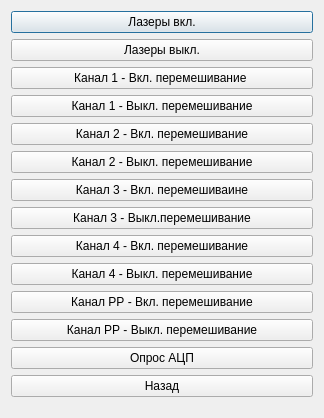
<?xml version="1.0" encoding="UTF-8"?>
<ui version="4.0">
 <class>TestKoAgr</class>
 <widget class="QDialog" name="TestKoAgr">
  <property name="geometry">
   <rect>
    <x>0</x>
    <y>0</y>
    <width>324</width>
    <height>418</height>
   </rect>
  </property>
  <property name="windowTitle">
   <string>Проверка анализатора</string>
  </property>
  <layout class="QVBoxLayout" name="verticalLayout">
   <item>
    <widget class="QPushButton" name="pushButton_onLaser">
     <property name="text">
      <string>Лазеры вкл.</string>
     </property>
    </widget>
   </item>
   <item>
    <widget class="QPushButton" name="pushButton_offLaser">
     <property name="text">
      <string>Лазеры выкл.</string>
     </property>
    </widget>
   </item>
   <item>
    <widget class="QPushButton" name="pushButton_onMix1">
     <property name="text">
      <string>Канал 1 - Вкл. перемешивание </string>
     </property>
    </widget>
   </item>
   <item>
    <widget class="QPushButton" name="pushButton_offMix1">
     <property name="text">
      <string>Канал 1 - Выкл. перемешивание</string>
     </property>
    </widget>
   </item>
   <item>
    <widget class="QPushButton" name="pushButton_onMix2">
     <property name="text">
      <string>Канал 2 - Вкл. перемешивание</string>
     </property>
    </widget>
   </item>
   <item>
    <widget class="QPushButton" name="pushButton_offMix2">
     <property name="text">
      <string>Канал 2 - Выкл. перемешивание</string>
     </property>
    </widget>
   </item>
   <item>
    <widget class="QPushButton" name="pushButton_onMix3">
     <property name="text">
      <string>Канал 3 - Вкл. перемешиваине</string>
     </property>
    </widget>
   </item>
   <item>
    <widget class="QPushButton" name="pushButton_offMix3">
     <property name="text">
      <string>Канал 3 - Выкл.перемешивание</string>
     </property>
    </widget>
   </item>
   <item>
    <widget class="QPushButton" name="pushButton_onMix4">
     <property name="text">
      <string>Канал 4 - Вкл. перемешивание</string>
     </property>
    </widget>
   </item>
   <item>
    <widget class="QPushButton" name="pushButton_offMix4">
     <property name="text">
      <string>Канал 4 - Выкл. перемешивание</string>
     </property>
    </widget>
   </item>
   <item>
    <widget class="QPushButton" name="pushButton_onMixPP">
     <property name="text">
      <string>Канал РР - Вкл. перемешивание</string>
     </property>
    </widget>
   </item>
   <item>
    <widget class="QPushButton" name="pushButton_offMixPP">
     <property name="text">
      <string>Канал РР - Выкл. перемешивание</string>
     </property>
    </widget>
   </item>
   <item>
    <widget class="QPushButton" name="pushButton_poll">
     <property name="text">
      <string>Опрос АЦП</string>
     </property>
    </widget>
   </item>
   <item>
    <widget class="QPushButton" name="pushButton_back">
     <property name="text">
      <string>Назад</string>
     </property>
    </widget>
   </item>
  </layout>
 </widget>
 <tabstops>
  <tabstop>pushButton_back</tabstop>
  <tabstop>pushButton_poll</tabstop>
  <tabstop>pushButton_offMixPP</tabstop>
  <tabstop>pushButton_onMixPP</tabstop>
  <tabstop>pushButton_offLaser</tabstop>
  <tabstop>pushButton_onLaser</tabstop>
 </tabstops>
 <resources/>
 <connections/>
</ui>
